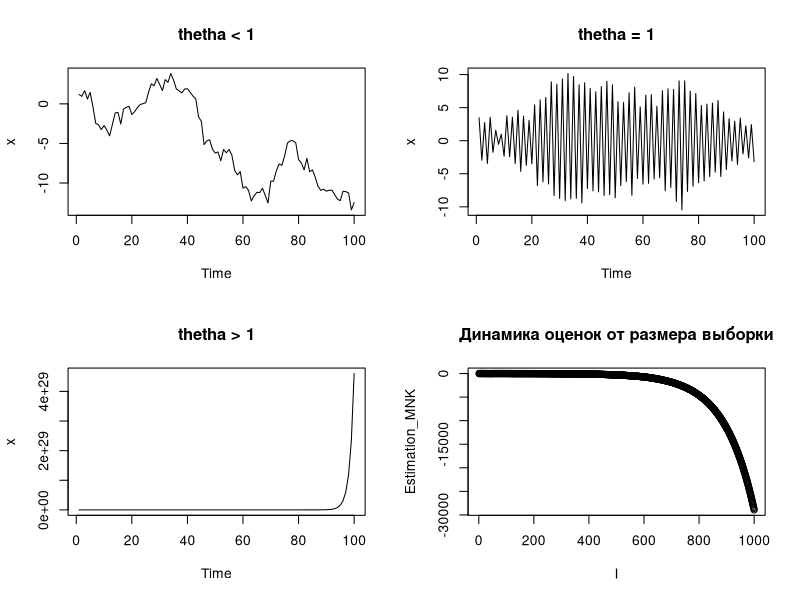

This figure's R source:
library("stats")

AR<-function(theta,n){ # Вариация процесса, с передаваемыми theta. Вообще это процесс общего порядка, но тк я передаю
                       # Тета, то порядок эквивалентен размерности тета.  
    p<-length(theta)
    x<-rnorm(n+p)# Вектор размерности n+p

    for (i in (p+1):(n+p)) {
    x[i] <- sum(theta * rev(x[(i-p):(i-1)])) + rnorm(1)
    }

    x <- x[(p+1):(n+p)]

    return(x)
}

Estimation_MNK <- function(x) {
  n <- length(x)
  numerator <- 0
  denominator <- 0

  for (i in 2:n) {
    numerator <- numerator + x[i] * x[i-1]
    denominator <- denominator + x[i-1] * x[i-1]
  }

  theta <- numerator / denominator

  return(theta)
}

Estimation_MLE <- function(x) {
  n <- length(x)
  numerator <- 0
  denominator <- 0

  for (i in 2:n) {
    numerator <- numerator + x[i] * x[i-1]
    denominator <- denominator + x[i-1] * x[i-1]
  }

  theta <- numerator / denominator

  return(theta)
}

#######################################################
#                      Задания                        #
#######################################################
par(mfrow = c(2, 2)) # Разбил окно вывод графков на сетку 2*2
############ 1 ##########


########################
#       Типы тета:     #
#    1 - |theta| < 1   #
#    2 - |theta| = 1   #
#    3 - |theta| > 1   #
########################

theta1 <- rnorm(1, mean=0, sd=0.5)

theta2 <- sample(c(-1, 1), 1)

theta3 <- rnorm(1, mean=2, sd=1)


# 1.1
theta <- c(theta1)
n<-100
x<- AR(theta,n)
# png(filename="./AR_Plots/theta_lower_1.png")
plot.ts(x, main = "thetha < 1")
# dev.off()

# 1.2
theta <- c(theta2)
n <-100
x <- AR(theta,n)
# png(filename="./AR_Plots/theta_equal_1.png")
plot.ts(x, main = "thetha = 1")
# dev.off()

# 1.3

theta <- c(theta3)
n <-100
x <- AR(theta,n)
# png(filename="./AR_Plots/theta_upper_1.png")
plot.ts(x, main = "thetha > 1")
# dev.off()

############ 2 ##########
#Оценка МНК
theta <- c(theta1)
n <-100
x <- AR(theta,n)

estimated_theta_mnk <- Estimation_MNK(x)
print("############ 2 ##########")
print(paste("Real theta: ", theta, " Estimated theta: ", estimated_theta_mnk))

############ 3 ##########
#Оценка ММН

#
# В случае гауссовского шума МНК и ММП выглядят одинаково.
# В выводе оценки будут разные потому, что данные заново генерируются.
#
theta <- c(theta1)
n <-100
x <- AR(theta,n)

estimated_theta_mle <- Estimation_MLE(x)
print("############ 3 ##########")
print(paste("Real theta: ", theta, " Estimated theta: ", estimated_theta_mle))

############ 4 ##########

#4.a

theta <- theta1
n <- 1000
x <- AR(theta,n)
#4.b

estimated_theta_mnk_by_10_numbers <-Estimation_MNK(head(x,10))
print("############ 4 ##########")
print(paste("Real theta: ", theta, " Estimated theta: ", estimated_theta_mnk_by_10_numbers))

#4.c

estimated_theta_mnk_vector <- rep(NA,n)
for (i in 11:n){
  #Для того, чтобы не придумывать лишние итераторы и не вводить волшенбые константы типо i-11
  #Пусть первые 11 элементов вектора будут пустые
  estimated_theta_mnk_vector[i]<-estimated_theta_mnk_by_i_numbers <-Estimation_MNK(head(x,i))
}
estimated_theta_mnk_vector <- estimated_theta_mnk_vector[-c(1:11)]


#png(filename="./AR_Plots/Estimation_MNK_from_11_to_1000.png")
plot(x, type = 'b', main = "Динамика оценок от размера выборки", xlab = "I", ylab = "Estimation_MNK", pch = 1)
# dev.off()
############ 5 ##########
############ 6 ##########